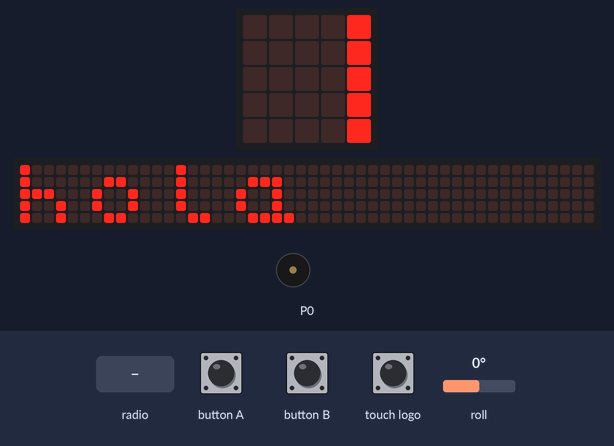
Bench run of a program on a simulated BBC micro:bit (MakeCode). On the bench: the board's 5×5 LED display, a strip that is not on the board, showing the scrolling text unrolled, buzzer (waves = sounding). Inputs (shaded band) come from the test bench; at power-on: roll 0°. No radio messages arrive unless stated (any console line starting 'radio sent:' is added by the test bench); the 48×5 strip is a reading aid, not a part: it shows the text the display is scrolling, unrolled, one strip-width of it at a time; what the program prints to the serial console is not drawn.

Above: at 4.2 s.
At 8.3 s:
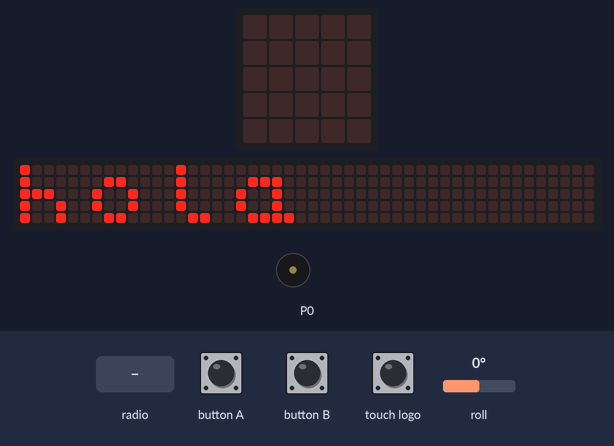
9.8 s: radio message "9" arrives
At 10.8 s:
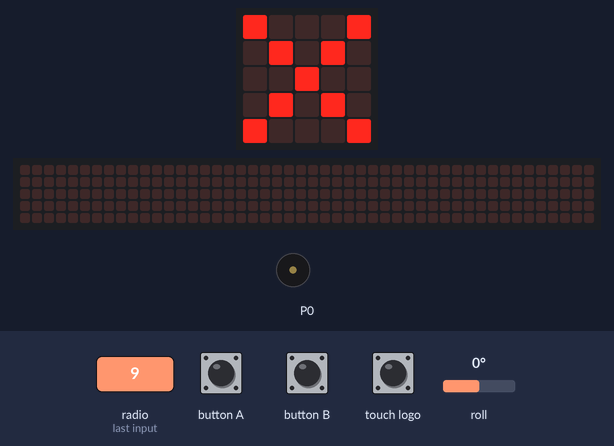
11.3 s: roll set to -172°
Timing chart, 0 to 14.3 s (numbered marks = the images above; inputs shaded):
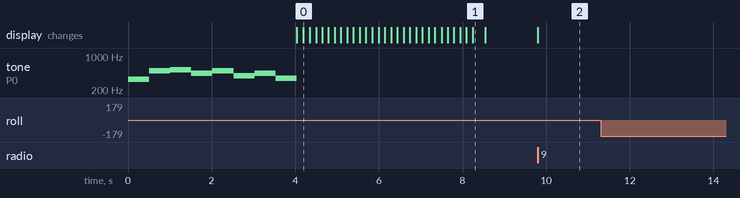

Measured:
- after the input at 9.8 s, the display: changes at once (image 2)
- after the input at 11.3 s, every drawn part: stays the same

The program:

main.ts
```typescript
radio.onReceivedNumber(function (receivedNumber) {
    if (receivedNumber == 9) {
        basic.showIcon(IconNames.No)
    }
})
input.onLogoEvent(TouchButtonEvent.Pressed, function () {
    radio.sendNumber(8)
})
input.onButtonPressed(Button.A, function () {
    radio.sendNumber(1)
})
input.onButtonPressed(Button.B, function () {
    radio.sendNumber(2)
})
radio.setGroup(86)
music.playMelody("E B C5 A B G A F ", 120)
basic.showString("hola")
let _1 = 1
basic.forever(function () {
    if (input.rotation(Rotation.Roll) > 60) {
        radio.sendNumber(3)
    }
    if (input.rotation(Rotation.Roll) < -60) {
        radio.sendNumber(4)
    }
})
```

test.ts
```typescript
// aquí va el archivo "tests"; esto no se compilará cuando este paquete se utilice como una extensión.
```
